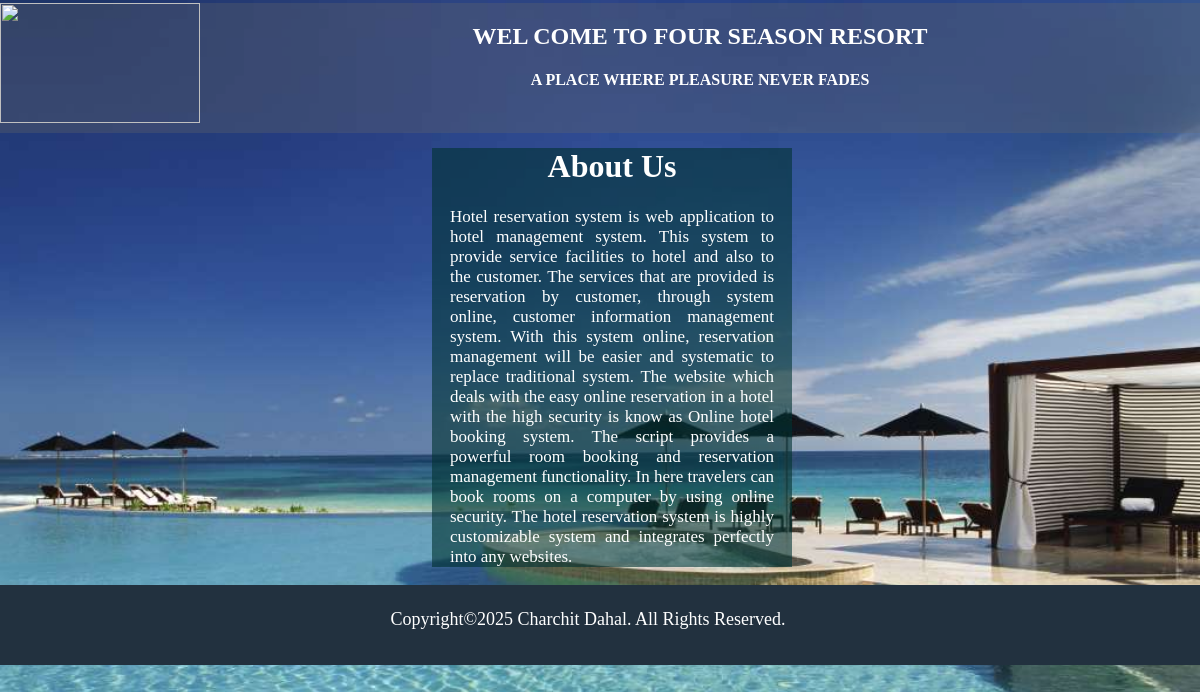
The page /aboutus.php on the database its author committed.
### tables this page shows
CREATE TABLE IF NOT EXISTS `home` (
  `id` int(11) NOT NULL AUTO_INCREMENT,
  `title` text NOT NULL,
  `content` varchar(3000) NOT NULL,
  PRIMARY KEY (`id`)
);

CREATE TABLE IF NOT EXISTS `about` (
  `id` int(11) NOT NULL AUTO_INCREMENT,
  `content` text NOT NULL,
  PRIMARY KEY (`id`)
);

### aboutus.php (the view, shortened to what this page needs)
<!DOCTYPE html PUBLIC "-//W3C//DTD XHTML 1.0 Transitional//EN" "http://www.w3.org/TR/xhtml1/DTD/xhtml1-transitional.dtd">
<html xmlns="http://www.w3.org/1999/xhtml">
<head>
<link href="css/style.css" rel="stylesheet" type="text/css" />
</head>
<body>
<?php include("header.php"); ?>
<?php include("admin/connect.php");
$sql="select content from about";
$result=mysqli_query($con,$sql);
@$row = mysqli_fetch_assoc($result);
?>
<center>
<div id="about">
<h1> About Us </h1>
<p><?php echo $row["content"];?></p>
</div></center>
<?php include("footer.php"); ?>
</body>
</html>

### header.php (shortened to what this page needs)
<?php include("admin/connect.php"); ?>
<?php
$sql="SELECT title FROM home";
$result=mysqli_query($con, $sql);
$row = mysqli_fetch_assoc($result);
?>
<!DOCTYPE html PUBLIC "-//W3C//DTD XHTML 1.0 Transitional//EN" "http://www.w3.org/TR/xhtml1/DTD/xhtml1-transitional.dtd">
<html xmlns="http://www.w3.org/1999/xhtml">
<head>
<link href="css/style.css" rel="stylesheet" />
<link href="css/menu.css" rel="stylesheet" />
</head>
<body>
<div class="header">
<?php     echo '<img src=' ."https://static.vecteezy.com/system/resources/previews/023/815/737/non_2x/resort-logo-design-minimalist-concept-city-town-logo-design-template-vector.jpg".' height="120px" width="200px">';
                   ?>
<?php echo @$row["title"];?>
</div>
</body>
</html>

### css/style.css (style rules this page uses)
body { margin-right:1px; margin-left:1px; padding:0px; margin-top:-20px; margin-bottom:0px; }
.header { width:100%; height:130px; overflow:hidden; background:rgba(102,102,102,0.3); margin-top:-15px; }
.header img { float:left; }
.header h2 { color:#fff; text-align:center; }
.header h4 { text-align:center; color:#FFFfff; }
#about { width:30%; background:rgba(0,51,51,0.6); margin-left:2%; margin-top:-2%; }
#about h1 { color:#FFF; text-align:center; }
#about p { color:#fff; margin-top:5%; margin-bottom:5%; margin-left:5%; text-align:justify; font-size:17px; margin-right:5%; }

### css/menu.css (style rules this page uses)
body { background:url(../images/back.jpg); background-size:cover; margin:0px; }

### rows shown on the page
home: title "WEL COME TO FOUR SEASON RESORT A PLACE WHERE PLEASURE NEVER FADES"
about: content "Hotel reservation system is web application to hotel management system. This system to provide service facilities to hotel and also to the customer. The services that are provided is reservation by customer, through system online, customer information management system. With this system online, reservation management will be easier and systematic to replace traditional system. The website which deals with the easy online reservation in a hotel with the high security is know as Online hotel booking system. The script provides a powerful room booking and reservation management functionality. In here travelers can book rooms on a computer by using online security. The hotel reservation system…"
